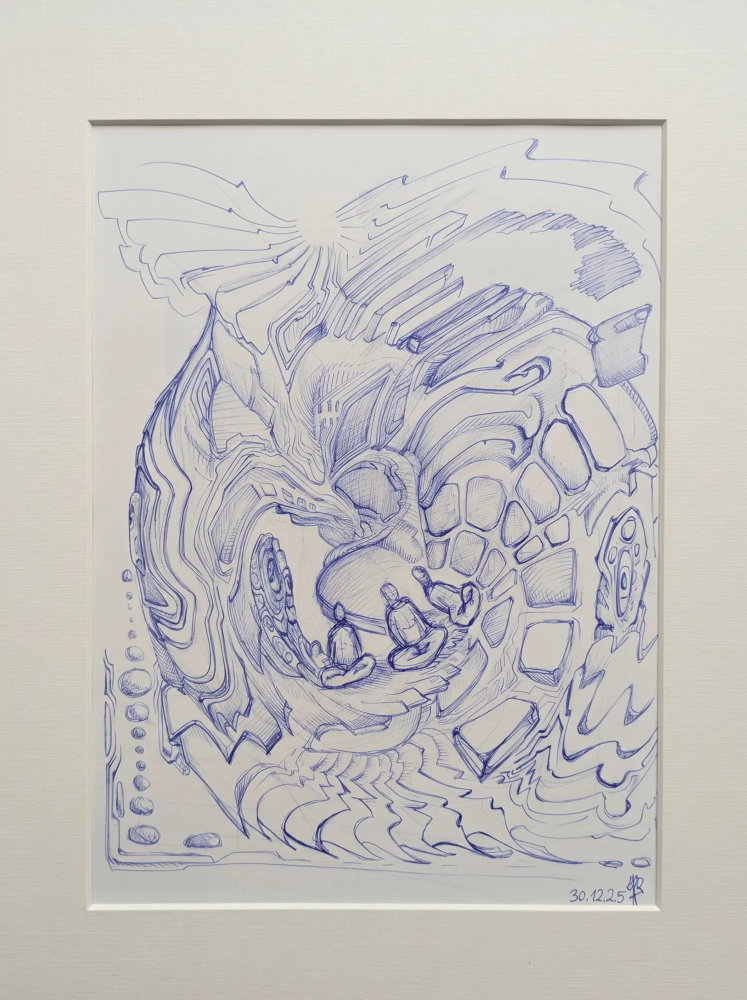
#> input picture img/optimized/meditate.webp, 1493 x 2000 px, given in place of meditate.png, which was not available (shown at 1/2 size)
$ python optimize_images.py
#> lines starting #> are read from the running program, lines starting #| are printed output that depends on the picture
from pathlib import Path

from PIL import Image, ImageOps


IMAGES = [
    ("meditate.png", "meditate"),
    ("organic-passage-original.png", "organic-passage-original"),
    ("organic-passage-print.png", "organic-passage-print"),
    ("missed-opportunities-print.webp", "missed-opportunities-print"),
    (
        "missed-opportunities-original-decorative-frame-example.webp",
        "missed-opportunities-original",
    ),
    ("Projekt 1.png", "abstract-faces"),
    ("faces-v3-print.webp", "faces-v3"),
    ("event-bar-night.webp", "event-bar-night"),
    ("festival-mushroom-object.webp", "festival-object"),
    ("tattoo-flower-sunflower.webp", "tattoo-sunflower"),
    ("tattoo-flower-motif.webp", "tattoo-flower"),
    ("selflove.png", "selflove"),
    ("selflove2.png", "selflove2"),
    ("surface-design-bar.png", "surface-design-bar"),
]

VARIANTS = [
    ((1600, 2000), "", 76),
    ((720, 960), "-thumb", 70),
]

# Dark, textured paintings lose visible canvas detail under the general
# compression profile. Keep these two presentation variants deliberately crisp.
VARIANT_OVERRIDES = {
    "missed-opportunities-print": [
        ((2200, 3200), "", 90),
        ((960, 1400), "-thumb", 86),
    ],
    "missed-opportunities-original": [
        ((2200, 3200), "", 90),
        ((960, 1400), "-thumb", 86),
    ],
}


def optimize_images() -> None:
    image_directory = Path(__file__).parent / "img"
    output_directory = image_directory / "optimized"
    output_directory.mkdir(exist_ok=True)

    for filename, output_name in IMAGES:
        source = image_directory / filename
        with Image.open(source) as opened:
#> opened is the input picture: PIL image 1493x2000 RGB; mean R, G, B 196.4, 193.9, 192.1
            image = ImageOps.exif_transpose(opened)
            if image.mode not in ("RGB", "RGBA"):
                image = image.convert(
                    "RGBA" if "transparency" in image.info else "RGB"
                )

            variants = VARIANT_OVERRIDES.get(output_name, VARIANTS)
            for max_size, suffix, quality in variants:
                variant = image.copy()
                variant.thumbnail(max_size, Image.Resampling.LANCZOS)

                destination = output_directory / f"{output_name}{suffix}.webp"
                variant.save(
                    destination,
                    "WEBP",
                    quality=quality,
                    method=6,
                    optimize=True,
                )
                size_kb = destination.stat().st_size / 1024
                print(f"{destination.name}: {size_kb:.0f} KB")
#> this loop made 2 passes
#> pass 2, in optimize_images, `variant.save( destination, "WEBP", quality=quality, method=6, optimize..`:
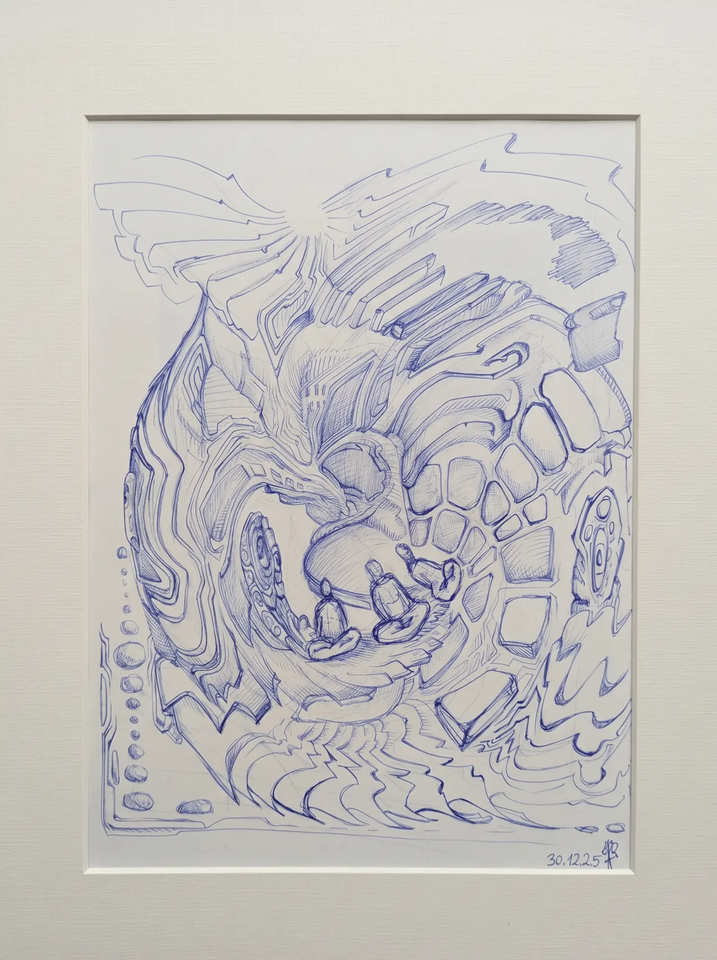
#> saved as meditate-thumb.webp: PIL image 717x960 RGB; mean R, G, B 196.4, 193.9, 192.1
#> pass 2 of the loop in optimize_images, `for filename, output_name in IMAGES:`:
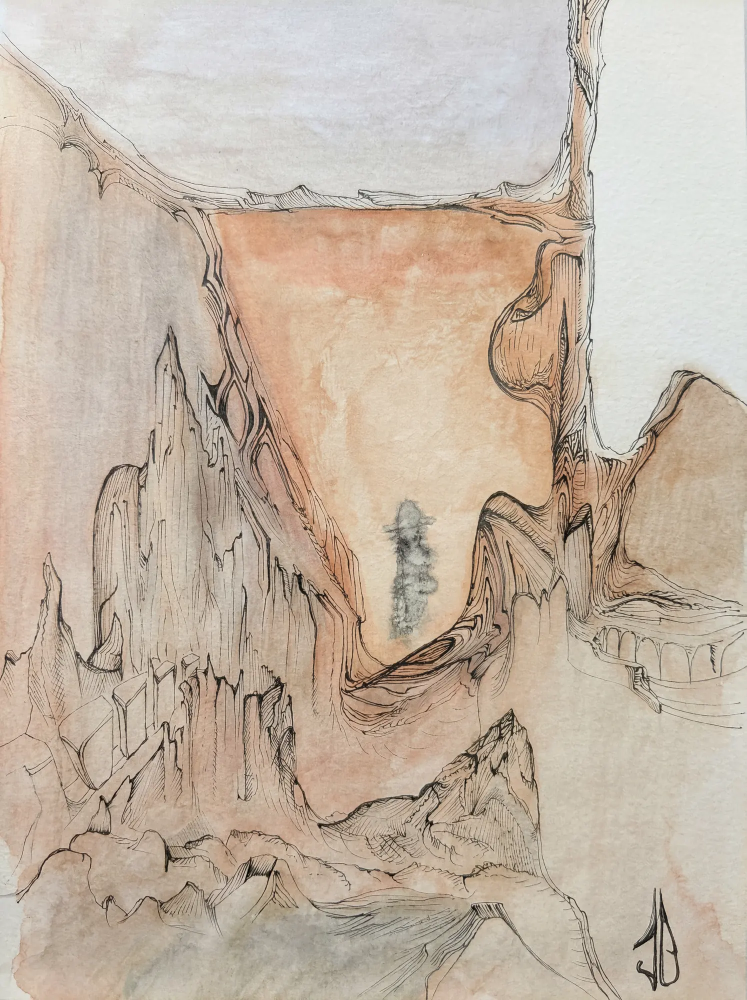
#> input picture img/optimized/organic-passage-original.webp, 1493 x 2000 px, given in place of organic-passage-original.png, which was not available (shown at 1/2 size)
#> in optimize_images, opened is the input picture: PIL image 1493x2000 RGB; mean R, G, B 195.4, 181, 165.6
#> the loop in optimize_images, `for max_size, suffix, quality in variants:` made 2 passes
#> pass 2, in optimize_images, `variant.save( destination, "WEBP", quality=quality, method=6, optimize..`:
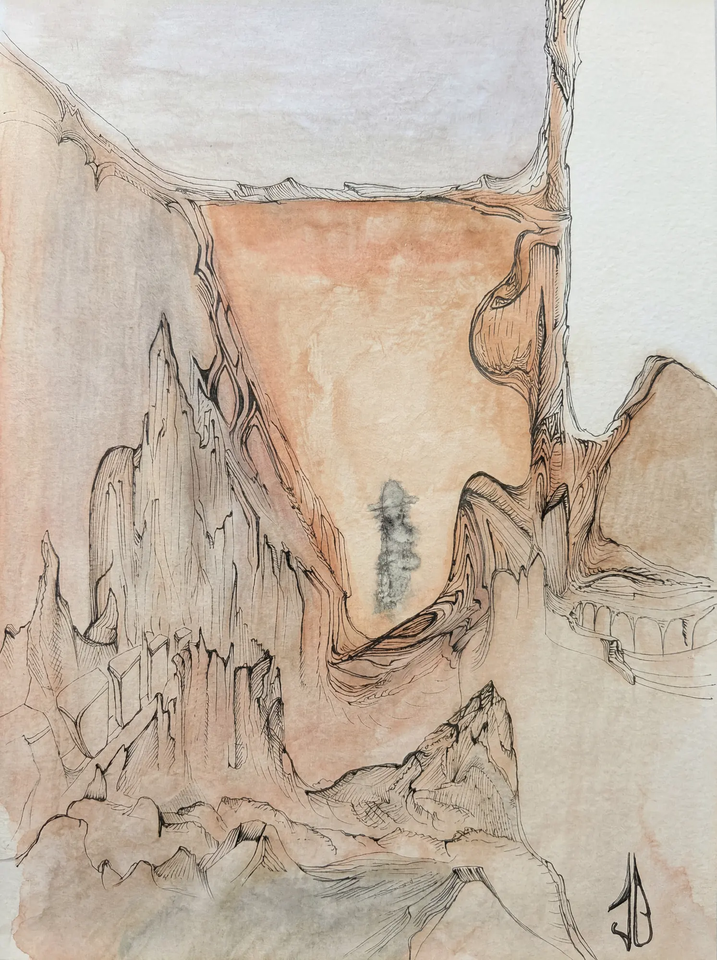
#> saved as organic-passage-original-thumb.webp: PIL image 717x960 RGB; mean R, G, B 195.4, 181, 165.6
#> pass 3 of the loop in optimize_images, `for filename, output_name in IMAGES:`:
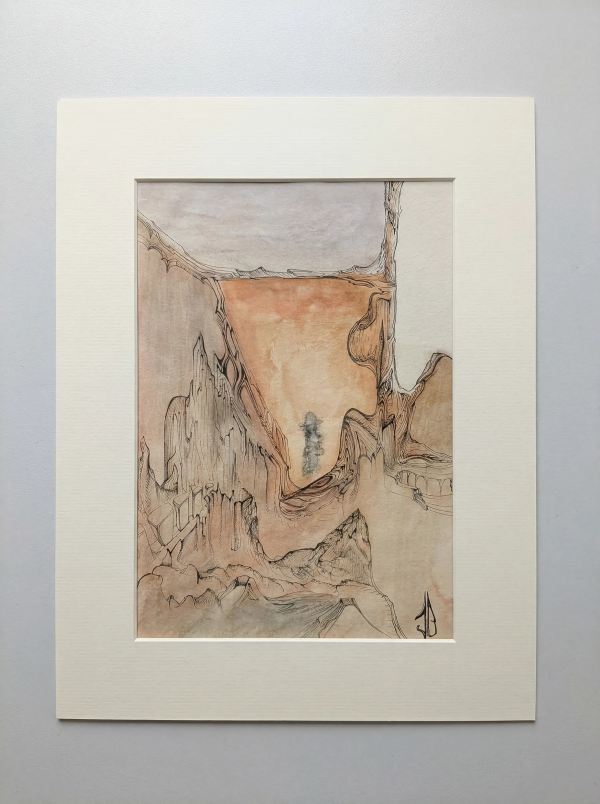
#> input picture img/optimized/organic-passage-print.webp, 1800 x 2411 px, given in place of organic-passage-print.png, which was not available (shown at 1/3 size)
#> in optimize_images, opened is the input picture: PIL image 1800x2411 RGB; mean R, G, B 192.2, 186, 176.8
#> the loop in optimize_images, `for max_size, suffix, quality in variants:` made 2 passes
#> pass 2, in optimize_images, `variant.save( destination, "WEBP", quality=quality, method=6, optimize..`:
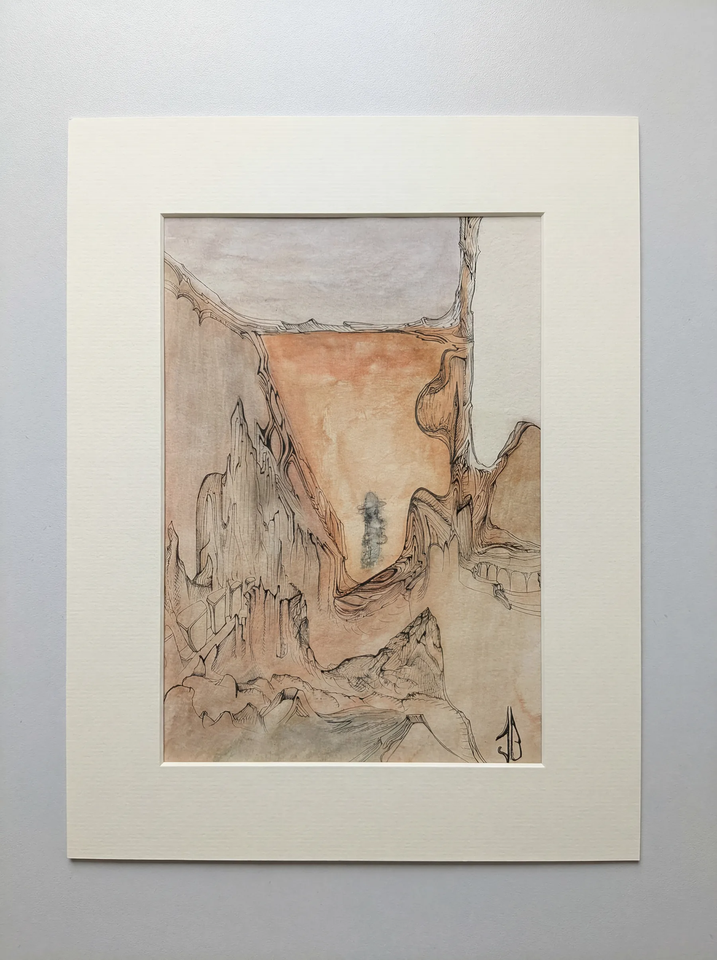
#> saved as organic-passage-print-thumb.webp: PIL image 717x960 RGB; mean R, G, B 192.2, 186, 176.8
#> the loop made 5 passes; the first 3 are shown


if __name__ == "__main__":
#> (the run stopped early here; a loop or call above may not have finished)
